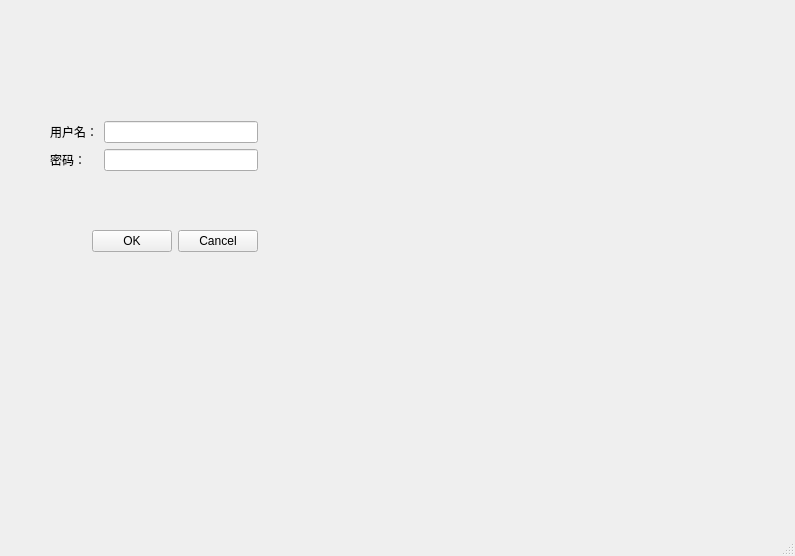
<?xml version="1.0" encoding="UTF-8"?>
<ui version="4.0">
 <class>Login</class>
 <widget class="QMainWindow" name="Login">
  <property name="geometry">
   <rect>
    <x>0</x>
    <y>0</y>
    <width>795</width>
    <height>556</height>
   </rect>
  </property>
  <property name="windowTitle">
   <string>MainWindow</string>
  </property>
  <widget class="QWidget" name="centralwidget">
   <widget class="QWidget" name="">
    <property name="geometry">
     <rect>
      <x>50</x>
      <y>121</y>
      <width>208</width>
      <height>131</height>
     </rect>
    </property>
    <layout class="QVBoxLayout" name="verticalLayout_3">
     <item>
      <layout class="QHBoxLayout" name="horizontalLayout">
       <item>
        <layout class="QVBoxLayout" name="verticalLayout_2">
         <item>
          <widget class="QLabel" name="label">
           <property name="text">
            <string>用户名：</string>
           </property>
          </widget>
         </item>
         <item>
          <widget class="QLabel" name="label_2">
           <property name="text">
            <string>密码：</string>
           </property>
          </widget>
         </item>
        </layout>
       </item>
       <item>
        <layout class="QVBoxLayout" name="verticalLayout">
         <item>
          <widget class="QLineEdit" name="User"/>
         </item>
         <item>
          <widget class="QLineEdit" name="Passwd"/>
         </item>
        </layout>
       </item>
      </layout>
     </item>
     <item>
      <spacer name="verticalSpacer">
       <property name="orientation">
        <enum>Qt::Vertical</enum>
       </property>
       <property name="sizeHint" stdset="0">
        <size>
         <width>20</width>
         <height>40</height>
        </size>
       </property>
      </spacer>
     </item>
     <item>
      <layout class="QHBoxLayout" name="horizontalLayout_4">
       <item>
        <spacer name="horizontalSpacer_2">
         <property name="orientation">
          <enum>Qt::Horizontal</enum>
         </property>
         <property name="sizeHint" stdset="0">
          <size>
           <width>40</width>
           <height>20</height>
          </size>
         </property>
        </spacer>
       </item>
       <item>
        <layout class="QHBoxLayout" name="horizontalLayout_3">
         <item>
          <widget class="QPushButton" name="OK">
           <property name="text">
            <string>OK</string>
           </property>
          </widget>
         </item>
         <item>
          <widget class="QPushButton" name="Cancel">
           <property name="text">
            <string>Cancel</string>
           </property>
          </widget>
         </item>
        </layout>
       </item>
      </layout>
     </item>
    </layout>
   </widget>
  </widget>
  <widget class="QStatusBar" name="statusbar"/>
 </widget>
 <resources/>
 <connections/>
</ui>
